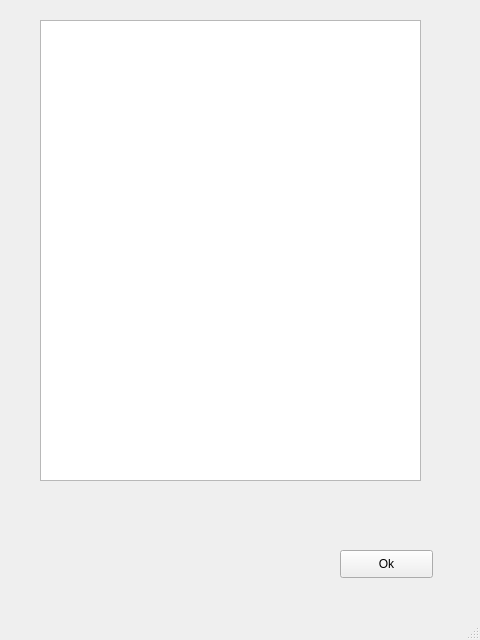
<?xml version="1.0" encoding="UTF-8"?>
<ui version="4.0">
 <class>niemabazy</class>
 <widget class="QMainWindow" name="niemabazy">
  <property name="geometry">
   <rect>
    <x>0</x>
    <y>0</y>
    <width>480</width>
    <height>640</height>
   </rect>
  </property>
  <property name="windowTitle">
   <string>MainWindow</string>
  </property>
  <widget class="QWidget" name="centralwidget">
   <widget class="QPushButton" name="pushButton">
    <property name="geometry">
     <rect>
      <x>340</x>
      <y>550</y>
      <width>93</width>
      <height>28</height>
     </rect>
    </property>
    <property name="text">
     <string>Ok</string>
    </property>
   </widget>
   <widget class="QTextEdit" name="textEdit">
    <property name="geometry">
     <rect>
      <x>40</x>
      <y>20</y>
      <width>381</width>
      <height>461</height>
     </rect>
    </property>
    <property name="font">
     <font>
      <pointsize>18</pointsize>
     </font>
    </property>
    <property name="readOnly">
     <bool>true</bool>
    </property>
   </widget>
  </widget>
  <widget class="QMenuBar" name="menubar">
   <property name="geometry">
    <rect>
     <x>0</x>
     <y>0</y>
     <width>480</width>
     <height>26</height>
    </rect>
   </property>
  </widget>
  <widget class="QStatusBar" name="statusbar"/>
 </widget>
 <resources/>
 <connections/>
</ui>
